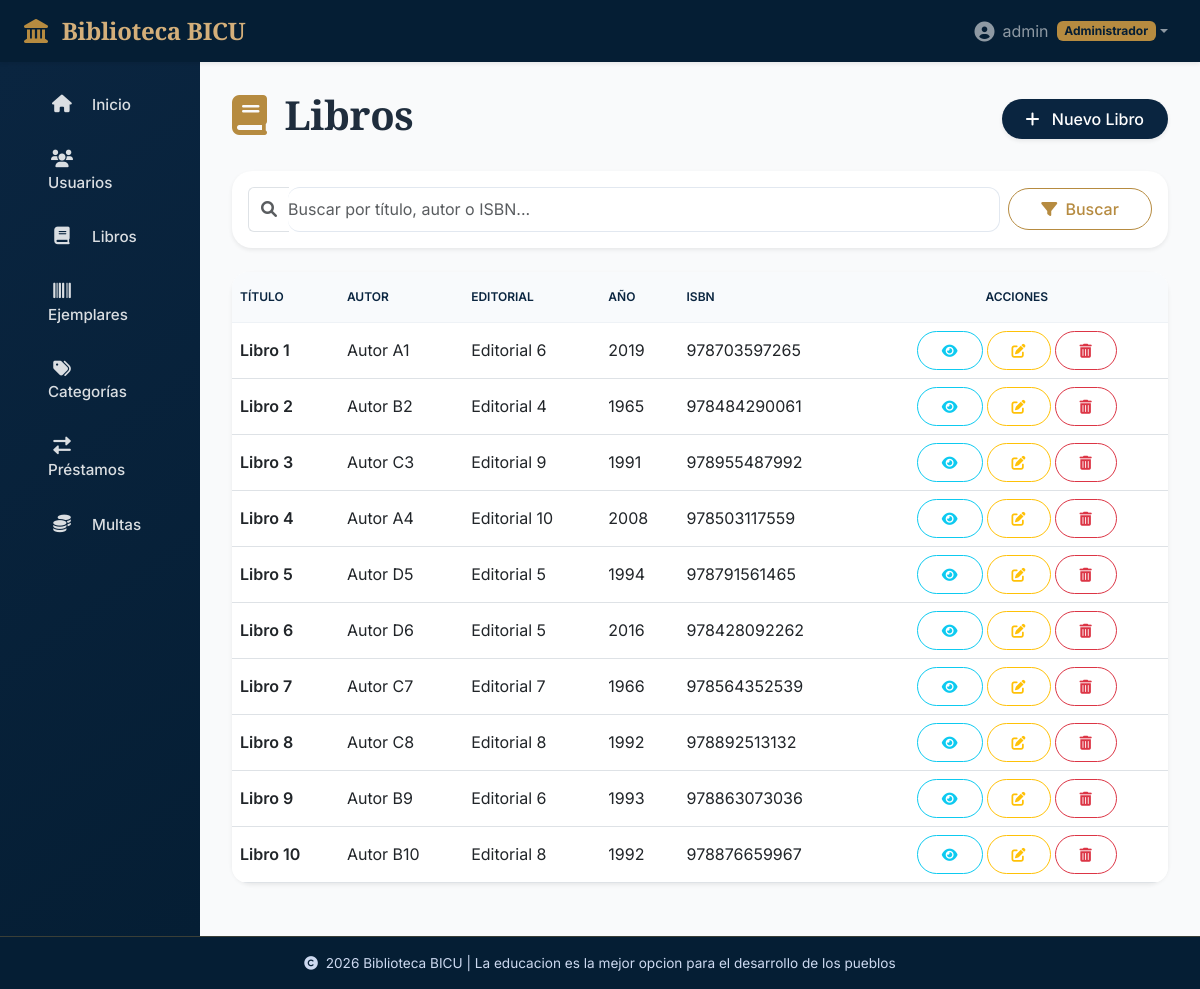
/libros/ (signed in), run on an earlier commit of the app's database.
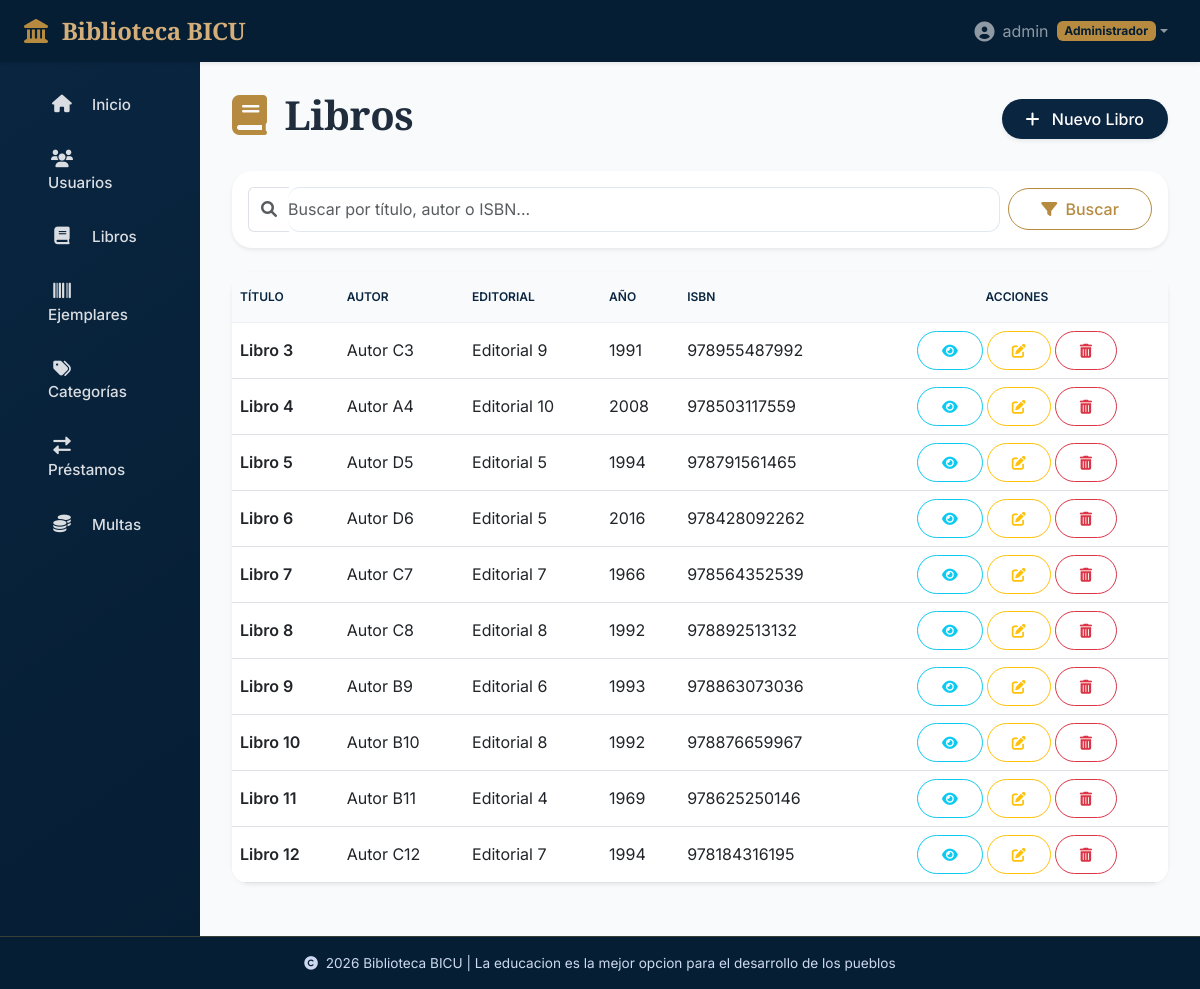
And on a later commit of the database.
### apps/usuarios/models.py (models this page shows, shortened)
class Usuario(AbstractUser):
    ROLES = (
        ('administrador', 'Administrador'),
        ('bibliotecario', 'Bibliotecario'),
        ('usuario', 'Usuario'),
    )
    nombre = models.CharField(max_length=100)
    telefono = models.CharField(max_length=20, blank=True, null=True)
    direccion = models.TextField(blank=True, null=True)
    rol = models.CharField(max_length=20, choices=ROLES, default='usuario')
    fecha_registro = models.DateTimeField(auto_now_add=True)
    email = models.EmailField(unique=True)

### apps/libros/models.py (models this page shows, shortened)
class Libro(models.Model):
    titulo = models.CharField(max_length=200)
    autor = models.CharField(max_length=200)
    editorial = models.CharField(max_length=100)
    año_publicacion = models.IntegerField()
    isbn = models.CharField(max_length=13, unique=True)
    ubicacion = models.CharField(max_length=100, blank=True)
    descripcion = models.TextField(blank=True)
    categorias = models.ManyToManyField(Categoria, through='LibroCategoria')

### apps/libros/views.py (the view)
# urls.py: path('', views.LibroListView.as_view(), name='list'),
class LibroListView(AdminRequiredMixin, ListView):
    model = Libro
    template_name = 'libros/libro_list.html'
    context_object_name = 'libros'
    paginate_by = 10
    def get_queryset(self):
        queryset = super().get_queryset()
        q = self.request.GET.get('q')
        if q:
            queryset = queryset.filter(titulo__icontains=q) | queryset.filter(autor__icontains=q) | queryset.filter(isbn__icontains=q)
        return queryset

### apps/core/mixins.py (called while the page is built)
    def test_func(self):
        return self.request.user.rol == 'administrador'

### templates/libros/libro_list.html (shortened to what this page needs)
{% extends 'base.html' %}
{% load static %}
{% block content %}
<div class="d-flex justify-content-between align-items-center mb-4 flex-wrap">
    <h1 class="fw-bold serif-heading">
        <i class="fas fa-book gold-accent me-2"></i> Libros
    </h1>
    <a href="{% url 'libros:create' %}" class="btn btn-primary rounded-pill shadow-sm">
        <i class="fas fa-plus me-2"></i> Nuevo Libro
    </a>
</div>
<div class="card border-0 shadow-sm mb-4">
    <div class="card-body p-3">
        <form method="get" class="row g-2 align-items-center">
            <div class="col-md-10">
                <div class="input-group">
                    <span class="input-group-text bg-transparent border-end-0">
                        <i class="fas fa-search text-muted"></i>
                    </span>
                    <input type="text" name="q" class="form-control border-start-0 ps-0"
                           placeholder="Buscar por título, autor o ISBN..."
                           value="{{ request.GET.q }}">
                </div>
            </div>
            <div class="col-md-2">
                <button type="submit" class="btn btn-outline-gold w-100 rounded-pill">
                    <i class="fas fa-filter me-1"></i> Buscar
                </button>
            </div>
        </form>
    </div>
</div>
<div class="card border-0 shadow-sm">
    <div class="card-body p-0">
        <div class="table-responsive">
            <table class="table table-hover align-middle mb-0">
                <thead class="table-light">
                    <tr class="text-uppercase small">
                        <th class="py-3">Título</th>
                        <th class="py-3">Autor</th>
                        <th class="py-3">Editorial</th>
                        <th class="py-3">Año</th>
                        <th class="py-3">ISBN</th>
                        <th class="py-3 text-center">Acciones</th>
                    </tr>
                </thead>
                <tbody>
                    {% for libro in libros %}
                    <tr>
                        <td class="fw-semibold">{{ libro.titulo }}</td>
                        <td>{{ libro.autor }}</td>
                        <td>{{ libro.editorial|default:"—" }}</td>
                        <td>{{ libro.año_publicacion|default:"—" }}</td>
                        <td>{{ libro.isbn|default:"—" }}</td>
                        <td class="text-center">
                            <div class="d-flex justify-content-center gap-1">
                                <a href="{% url 'libros:detail' libro.pk %}"
                                   class="btn btn-sm btn-outline-info rounded-pill" title="Ver detalles">
                                    <i class="fas fa-eye"></i>
                                </a>
                                <a href="{% url 'libros:update' libro.pk %}"
                                   class="btn btn-sm btn-outline-warning rounded-pill" title="Editar">
                                    <i class="fas fa-edit"></i>
                                </a>
                                <a href="{% url 'libros:delete' libro.pk %}"
                                   class="btn btn-sm btn-outline-danger rounded-pill confirm-delete" title="Eliminar">
                                    <i class="fas fa-trash-alt"></i>
                                </a>
                            </div>
                        </td>
                    </tr>
                    {% endfor %}
                </tbody>
            </table>
        </div>
    </div>
</div>
{% endblock %}

### templates/base.html (shortened to what this page needs)
<!DOCTYPE html>
<html lang="es">
<head>
    <link href="https://cdn.jsdelivr.net/npm/bootstrap@5.3.0/dist/css/bootstrap.min.css" rel="stylesheet">
    <link rel="stylesheet" href="https://cdnjs.cloudflare.com/ajax/libs/font-awesome/6.0.0-beta3/css/all.min.css">
</head>
<body>
    <div class="main-wrapper">
        <nav class="navbar navbar-expand-lg navbar-dark bg-bicu shadow-sm sticky-top">
            <div class="container-fluid px-3 px-md-4">
                <a class="navbar-brand" href="{% url 'home' %}">
                    <i class="fas fa-landmark me-2"></i> Biblioteca BICU
                </a>
                <div class="collapse navbar-collapse" id="navbarNav">
                    <ul class="navbar-nav ms-auto">
                        <li class="nav-item dropdown">
                            <a class="nav-link dropdown-toggle d-flex align-items-center" href="#"
                                id="userDropdown" role="button" data-bs-toggle="dropdown" aria-expanded="false">
                                <i class="fas fa-user-circle fa-lg me-2"></i> {{ user.username }}
                                <span class="ms-2 badge bg-bicu-yellow">{{ user.get_rol_display }}</span>
                            </a>
                        </li>
                    </ul>
                </div>
            </div>
        </nav>
        <div class="container-fluid flex-grow">
            <div class="row grow-row">
                <div class="col-md-2 col-sm-3 sidebar p-3 collapse d-md-block" id="sidebarCollapse">
                    <div class="nav flex-column">
                        <a class="nav-link {% if request.resolver_match.url_name == 'home' %}active{% endif %}"
                            href="{% url 'home' %}">
                            <i class="fas fa-home"></i> Inicio
                        </a>
                        {% if user.rol == 'administrador' %}
                        <a class="nav-link" href="{% url 'usuarios:list' %}"><i class="fas fa-users"></i> Usuarios</a>
                        <a class="nav-link" href="{% url 'libros:list' %}"><i class="fas fa-book"></i> Libros</a>
                        <a class="nav-link" href="{% url 'libros:ejemplar_list' %}"><i class="fas fa-barcode"></i> Ejemplares</a>
                        <a class="nav-link" href="{% url 'libros:categoria_list' %}"><i class="fas fa-tags"></i> Categorías</a>
                        <a class="nav-link" href="{% url 'prestamos:list' %}"><i class="fas fa-exchange-alt"></i> Préstamos</a>
                        <a class="nav-link" href="{% url 'multas:list' %}"><i class="fas fa-coins"></i> Multas</a>
                        {% elif user.rol == 'bibliotecario' %}
                        <a class="nav-link" href="{% url 'prestamos:list' %}"><i class="fas fa-exchange-alt"></i> Préstamos</a>
                        <a class="nav-link" href="{% url 'multas:list' %}"><i class="fas fa-coins"></i> Multas</a>
                        {% else %}
                        <a class="nav-link" href="{% url 'prestamos:list' %}"><i class="fas fa-history"></i> Mis préstamos</a>
                        <a class="nav-link" href="{% url 'multas:list' %}"><i class="fas fa-money-bill"></i> Mis multas</a>
                        {% endif %}
                    </div>
                </div>
                <div class="col-md-10 col-sm-9 main-content">
                    <div class="content-wrapper">
                        {% block content %}{% endblock %}
                    </div>
                </div>
            </div>
        </div>
    </div>
    <div class="footer-note">
        <p class="mb-0"><i class="fas fa-copyright me-1"></i> {% now "Y" %} Biblioteca BICU | La educacion es la mejor opcion para el desarrollo de los pueblos</p>
    </div>
</body>
</html>

### templates/base.html (style rules this page uses)
:root { --bicu-blue: #0a2540; --bicu-gold: #b68b40; --bicu-gold-light: #d4af7a; --bicu-green: #2c6e49; --bicu-dark-blue: #051e34; --bicu-light-bg: #f9fafb; --bicu-gray: #4a5b6e; --bicu-border: #eef2f6; }
* { font-family: 'Inter', sans-serif; }
html, body { height: 100%; margin: 0; }
body { background-color: var(--bicu-light-bg); color: #1f2d3d; display: flex; flex-direction: column; min-height: 100vh; }
.main-wrapper { flex: 1 0 auto; display: flex; flex-direction: column; }
.container-fluid.flex-grow { flex: 1 0 auto; display: flex; flex-direction: column; }
.row.grow-row { flex: 1 0 auto; align-items: stretch; }
h1, h2, h3, h4, h5, h6, .serif-heading, .stat-number, .sidebar .nav-link i+span { font-family: 'Cormorant Garamond', serif; font-weight: 600; letter-spacing: -0.01em; }
.sidebar { background: linear-gradient(145deg, var(--bicu-blue) 0%, var(--bicu-dark-blue) 100%); color: white; transition: all 0.3s; box-shadow: 4px 0 20px rgba(0, 0, 0, 0.05); min-height: 100%; }
.sidebar .nav-link { color: rgba(255, 255, 255, 0.85); padding: 0.7rem 1.2rem; margin: 0.3rem 0.8rem; border-radius: 0.75rem; font-weight: 500; transition: all 0.2s ease; font-size: 0.95rem; }
.sidebar .nav-link i { width: 1.75rem; margin-right: 0.75rem; text-align: center; font-size: 1.1rem; }
.main-content { padding: 1.8rem 2rem; background-color: var(--bicu-light-bg); }
.content-wrapper { max-width: 1400px; margin-left: auto; margin-right: auto; }
.card { border: none; border-radius: 1.25rem; background: white; box-shadow: 0 2px 8px rgba(0, 0, 0, 0.02), 0 0 0 1px var(--bicu-border); transition: transform 0.2s, box-shadow 0.2s; }
.btn { border-radius: 2rem; padding: 0.5rem 1.5rem; font-weight: 500; transition: all 0.2s; }
.btn-primary { background-color: var(--bicu-blue); border: none; color: white; }
.btn-outline-gold { border: 1px solid var(--bicu-gold); color: var(--bicu-gold); background: transparent; }
.table { background: white; border-radius: 1rem; overflow: hidden; }
.table thead th { background-color: #f8fafc; border-bottom: 1px solid #eef2f6; font-weight: 600; color: var(--bicu-blue); text-transform: uppercase; font-size: 0.75rem; }
input, select, textarea { border-radius: 0.75rem !important; border: 1px solid #e2e8f0 !important; padding: 0.6rem 1rem !important; }
.navbar-dark.bg-bicu { background: var(--bicu-dark-blue) !important; box-shadow: 0 2px 12px rgba(0, 0, 0, 0.08); }
.navbar-brand { font-weight: 700; font-family: 'Cormorant Garamond', serif; font-size: 1.5rem; letter-spacing: -0.3px; color: var(--bicu-gold-light) !important; }
.navbar-brand i { color: var(--bicu-gold); }
.footer-note { flex-shrink: 0; background-color: var(--bicu-dark-blue); color: #cdd9f0; padding: 1rem 1.5rem; text-align: center; margin: 0; font-size: 0.85rem; border-top: 1px solid rgba(182, 139, 64, 0.3); }
.gold-accent { color: var(--bicu-gold); }
.badge.bg-bicu-yellow { background-color: var(--bicu-gold); color: var(--bicu-dark-blue); }

What changed in the data, as far as the page shows it:
removed Libro: titulo "Libro 1", autor "Autor A1", editorial "Editorial 6", año_publicacion "2019", isbn "978703597265"
removed Libro: titulo "Libro 2", autor "Autor B2", editorial "Editorial 4", año_publicacion "1965", isbn "978484290061"
now on this page (row unchanged): Libro: titulo "Libro 11", autor "Autor B11", editorial "Editorial 4", año_publicacion "1969", isbn "978625250146"
now on this page (row unchanged): Libro: titulo "Libro 12", autor "Autor C12", editorial "Editorial 7", año_publicacion "1994", isbn "978184316195"
